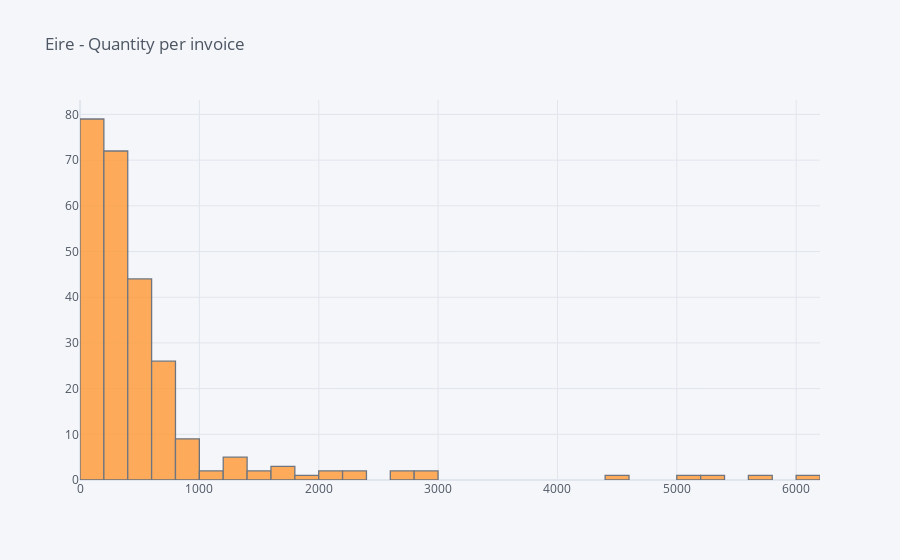

The code cell stored with this chart in its notebook:
### Code cell
eire = df[df.Country=='EIRE']
eire = eire.groupby('InvoiceNo').sum()
display(eire.head())
eire = eire[['Quantity']]
eire.iplot(kind='hist', title='Eire - Quantity per invoice')

### Figure 1 — Plotly figure (JSON) as saved in the notebook; plotly's stock layout.template omitted (floating-point values rounded to 4 significant figures; data arrays with more than 128 entries replaced by an {"elided": "..."} marker saying what was removed)
{"data": [{"histfunc": "count", "histnorm": "", "marker": {"color": "rgba(255, 153, 51, 1.0)", "line": {"color": "#4D5663", "width": 1.3}}, "name": "Quantity", "opacity": 0.8, "orientation": "v", "type": "histogram", "x": {"elided": "256 int values"}}], "layout": {"barmode": "overlay", "legend": {"bgcolor": "#F5F6F9", "font": {"color": "#4D5663"}}, "paper_bgcolor": "#F5F6F9", "plot_bgcolor": "#F5F6F9", "title": {"font": {"color": "#4D5663"}, "text": "Eire - Quantity per invoice"}, "xaxis": {"gridcolor": "#E1E5ED", "showgrid": true, "tickfont": {"color": "#4D5663"}, "title": {"font": {"color": "#4D5663"}, "text": ""}, "zerolinecolor": "#E1E5ED"}, "yaxis": {"gridcolor": "#E1E5ED", "showgrid": true, "tickfont": {"color": "#4D5663"}, "title": {"font": {"color": "#4D5663"}, "text": ""}, "zerolinecolor": "#E1E5ED"}}}
